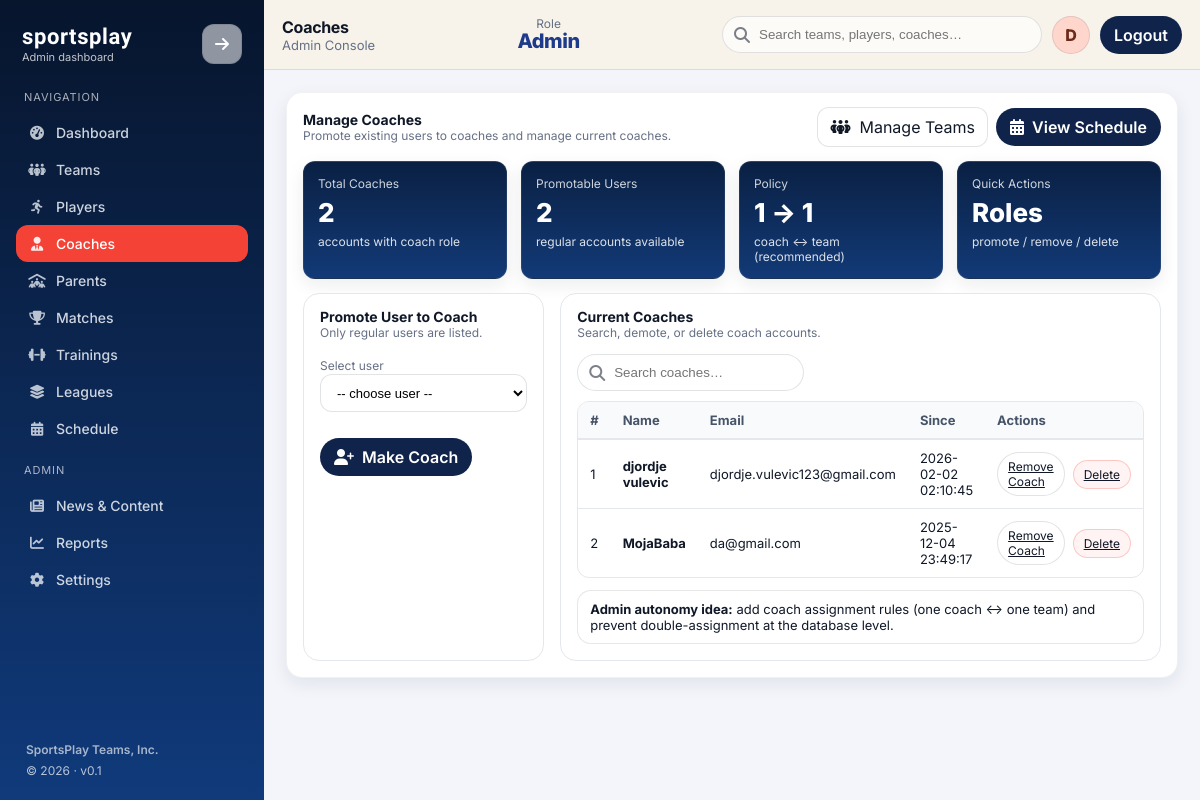
The page /website/admin-dash/admin_coaches.php (signed in) on the database its author committed.
### tables this page shows
CREATE TABLE `users` (
  `user_id` int(10) unsigned NOT NULL AUTO_INCREMENT,
  `email` varchar(255) NOT NULL,
  `password_hash` varchar(255) NOT NULL,
  `first_name` varchar(100) NOT NULL,
  `last_name` varchar(100) DEFAULT NULL,
  `phone` varchar(30) DEFAULT NULL,
  `created_at` timestamp NOT NULL DEFAULT current_timestamp(),
  `is_active` tinyint(1) NOT NULL DEFAULT 1,
  PRIMARY KEY (`user_id`),
  UNIQUE KEY `email` (`email`)
);

### website/config/config.php (called while the page is built, shortened)
<?php
$APP_URL_BASE = rtrim(str_replace('\\', '/', dirname($_SERVER['SCRIPT_NAME'] ?? '')), '/');
$APP_URL_BASE = preg_replace('#/(auth|admin-dash)$#', '', $APP_URL_BASE);
function app_url(string $path = ''): string {
    global $APP_URL_BASE;
    $path = ltrim($path, '/');
    return rtrim($APP_URL_BASE, '/') . '/' . $path;
}

### website/admin-dash/admin_coaches.php (the view, shortened to what this page needs)
<?php
require_once __DIR__ . '/../config/config.php';
$pageTitle = 'Coaches';
$activeNav = 'coaches';
$promotableUsers = $pdo->query(
    "SELECT u.user_id, u.first_name, u.last_name, u.email
     FROM users u
     WHERE u.is_active = 1
       AND NOT EXISTS (
         SELECT 1 FROM user_roles ur
         JOIN roles r ON r.role_id = ur.role_id
         WHERE ur.user_id = u.user_id AND r.role_name IN ('admin','coach')
       )
     ORDER BY u.first_name, u.last_name, u.email"
)->fetchAll();
$coaches = $pdo->query(
    "SELECT u.user_id, u.first_name, u.last_name, u.email, u.created_at
     FROM users u
     JOIN user_roles ur ON ur.user_id = u.user_id
     JOIN roles r ON r.role_id = ur.role_id
     WHERE r.role_name = 'coach'
     ORDER BY u.first_name, u.last_name, u.email"
)->fetchAll();
include __DIR__ . '/../includes/admin_header.php';
?>
<section class="sp-card">
  <div class="sp-card__hd">
    <div>
      <div class="sp-card__title">Manage Coaches</div>
      <div class="sp-card__sub">Promote existing users to coaches and manage current coaches.</div>
    </div>
    <div class="sp-actions">
      <a class="sp-btn sp-btn--ghost" href="admin_teams.php" style="text-decoration:none;"><i class="fa-solid fa-people-group"></i>&nbsp; Manage Teams</a>
      <a class="sp-btn sp-btn--pill" href="admin_schedule.php" style="text-decoration:none;"><i class="fa-solid fa-calendar-days"></i>&nbsp; View Schedule</a>
    </div>
  </div>
  <div class="sp-card__bd">
    <div class="sp-kpis" style="margin-bottom:14px;">
      <div class="sp-kpi">
        <div class="label">Total Coaches</div>
        <div class="value"><?php echo number_format(count($coaches)); ?></div>
        <div class="meta">accounts with coach role</div>
      </div>
      <div class="sp-kpi">
        <div class="label">Promotable Users</div>
        <div class="value"><?php echo number_format(count($promotableUsers)); ?></div>
        <div class="meta">regular accounts available</div>
      </div>
      <div class="sp-kpi">
        <div class="label">Policy</div>
        <div class="value">1 → 1</div>
        <div class="meta">coach ↔ team (recommended)</div>
      </div>
      <div class="sp-kpi">
        <div class="label">Quick Actions</div>
        <div class="value">Roles</div>
        <div class="meta">promote / remove / delete</div>
      </div>
    </div>
    <div class="sp-split">
      <div class="sp-card" style="box-shadow:none; border:1px solid var(--line);">
        <div class="sp-card__hd">
          <div>
            <div class="sp-card__title">Promote User to Coach</div>
            <div class="sp-card__sub">Only regular users are listed.</div>
          </div>
        </div>
        <div class="sp-card__bd">
          <form method="post" action="admin_coaches.php">
            <div class="sp-form-grid">
              <div class="sp-col-12">
                <label class="sp-card__sub" for="promote_user_id">Select user</label>
                <select id="promote_user_id" name="promote_user_id" class="sp-select" style="width:100%">
                  <option value="">-- choose user --</option>
                </select>
              </div>
              <div class="sp-col-12">
                <div class="sp-form-actions" style="justify-content:flex-start">
                  <button type="submit" class="sp-btn sp-btn--pill"><i class="fa-solid fa-user-plus"></i>&nbsp; Make Coach</button>
                </div>
              </div>
            </div>
          </form>
        </div>
      </div>
      <div class="sp-card" style="box-shadow:none; border:1px solid var(--line);">
        <div class="sp-card__hd">
          <div>
            <div class="sp-card__title">Current Coaches</div>
            <div class="sp-card__sub">Search, demote, or delete coach accounts.</div>
          </div>
        </div>
        <div class="sp-card__bd">
          <div class="sp-filterbar" style="margin-bottom:10px;">
            <div class="sp-filterbar__left">
              <div class="sp-search" style="width:100%">
                <i class="fa-solid fa-magnifying-glass icon"></i>
                <input data-table-search="#tblCoaches" type="text" placeholder="Search coaches…" style="width:100%; max-width:none" />
              </div>
            </div>
          </div>
          <div class="sp-table-wrap" style="max-height: 420px; border:1px solid var(--line)">
            <table id="tblCoaches" class="sp-table sp-table--light">
              <thead>
                <tr>
                  <th style="width:56px">#</th>
                  <th>Name</th>
                  <th>Email</th>
                  <th style="width:160px">Since</th>
                  <th style="width:220px">Actions</th>
                </tr>
              </thead>
              <tbody>
                <?php if (empty($coaches)): ?>
                  <tr><td colspan="5">No coaches yet.</td></tr>
                <?php else: ?>
                  <?php foreach ($coaches as $index => $c): ?>
                    <?php $full = trim($c['first_name'] . ' ' . ($c['last_name'] ?? '')); ?>
                    <tr>
                      <td><?php echo $index + 1; ?></td>
                      <td><strong><?php echo htmlspecialchars($full ?: '(no name)'); ?></strong></td>
                      <td><?php echo htmlspecialchars($c['email']); ?></td>
                      <td><?php echo htmlspecialchars($c['created_at']); ?></td>
                      <td>
                        <div class="sp-actions">
                          <a class="sp-btn-tag" href="admin_coaches.php?demote=<?php echo (int)$c['user_id']; ?>" onclick="return confirm('Remove coach status for this user?');">Remove Coach</a>
                          <a class="sp-btn-tag danger" href="admin_coaches.php?delete=<?php echo (int)$c['user_id']; ?>" onclick="return confirm('Delete this coach (user account) completely?');">Delete</a>
                        </div>
                      </td>
                    </tr>
                  <?php endforeach; ?>
                <?php endif; ?>
              </tbody>
            </table>
          </div>
          <div class="sp-alert" style="margin-top:12px">
            <strong>Admin autonomy idea:</strong> add coach assignment rules (one coach ↔ one team) and prevent double-assignment at the database level.
          </div>
        </div>
      </div>
    </div>
  </div>
</section>
<?php include __DIR__ . '/../includes/admin_footer.php'; ?>

### website/includes/admin_header.php (shortened to what this page needs)
<?php
$pageTitle = $pageTitle ?? 'Admin';
$activeNav = $activeNav ?? '';
$userName = $_SESSION['user_name'] ?? 'Admin';
$initial = strtoupper(substr(trim($userName), 0, 1));
?>
<!DOCTYPE html>
<html lang="en">
<head>
  <link rel="stylesheet" href="https://cdnjs.cloudflare.com/ajax/libs/font-awesome/6.5.0/css/all.min.css" />
  <link rel="stylesheet" href="../assets/css/admin-ui.css" />
</head>
<body>
  <div class="sp-admin">
    <?php include __DIR__ . '/admin_sidebar.php'; ?>
    <div class="sp-main">
      <header class="sp-topbar">
        <div class="sp-topbar__left">
          <div class="sp-breadcrumb">
            <div>
              <div class="sp-breadcrumb__title"><?php echo htmlspecialchars($pageTitle); ?></div>
              <div class="sp-role">Admin Console</div>
            </div>
          </div>
        </div>
        <div class="sp-topbar__center">
          <div class="sp-role-title" aria-label="Current role">
            <span class="label">Role</span>
            <span class="value">Admin</span>
          </div>
        </div>
        <div class="sp-topbar__right">
          <div class="sp-search" aria-label="Quick search">
            <i class="fa-solid fa-magnifying-glass icon"></i>
            <input type="text" placeholder="Search teams, players, coaches…" />
          </div>
          <div class="sp-avatar" title="<?php echo htmlspecialchars($userName); ?>">
            <?php echo htmlspecialchars($initial); ?>
          </div>
          <form method="post" action="<?php echo htmlspecialchars(app_url('auth/logout.php')); ?>" style="margin:0;">
            <button class="sp-btn sp-btn--pill" type="submit">Logout</button>
          </form>
        </div>
      </header>
      <main class="sp-content">

### website/includes/admin_sidebar.php
<?php
$activeNav = $activeNav ?? '';
$navPrimary = [
  ['key' => 'dashboard', 'label' => 'Dashboard', 'icon' => 'fa-gauge-high', 'href' => 'admin_dashboard.php'],
  ['key' => 'teams', 'label' => 'Teams', 'icon' => 'fa-people-group', 'href' => 'admin_teams.php'],
  ['key' => 'players', 'label' => 'Players', 'icon' => 'fa-person-running', 'href' => 'admin_players.php'],
  ['key' => 'coaches', 'label' => 'Coaches', 'icon' => 'fa-user-tie', 'href' => 'admin_coaches.php'],
  ['key' => 'parents', 'label' => 'Parents', 'icon' => 'fa-people-roof', 'href' => 'admin_parents.php'],
  ['key' => 'matches', 'label' => 'Matches', 'icon' => 'fa-trophy', 'href' => 'admin_matches.php'],
  ['key' => 'trainings', 'label' => 'Trainings', 'icon' => 'fa-dumbbell', 'href' => 'admin_trainings.php'],
  ['key' => 'leagues', 'label' => 'Leagues', 'icon' => 'fa-layer-group', 'href' => 'admin_leagues.php'],
  ['key' => 'schedule', 'label' => 'Schedule', 'icon' => 'fa-calendar-days', 'href' => 'admin_schedule.php'],
];
$navSecondary = [
  ['key' => 'content', 'label' => 'News & Content', 'icon' => 'fa-newspaper', 'href' => 'admin_content.php'],
  ['key' => 'reports', 'label' => 'Reports', 'icon' => 'fa-chart-line', 'href' => 'admin_reports.php'],
  ['key' => 'settings', 'label' => 'Settings', 'icon' => 'fa-gear', 'href' => 'admin_settings.php'],
];
?>
<aside class="sp-sidebar" aria-label="Admin navigation">
  <div class="sp-brand">
    <div class="sp-brand__mark">
      <div class="sp-brand__logo">sportsplay</div>
      <div class="sp-brand__sub">Admin dashboard</div>
    </div>
    <a href="admin_dashboard.php" class="sp-btn sp-btn--ghost" style="text-decoration:none; color:inherit;" title="Go to dashboard">
      <i class="fa-solid fa-arrow-right"></i>
    </a>
  </div>
  <div class="sp-sidebar__section-title">Navigation</div>
  <ul class="sp-nav">
    <?php foreach ($navPrimary as $item): ?>
      <li>
        <a href="<?php echo htmlspecialchars($item['href']); ?>" class="<?php echo ($activeNav === $item['key']) ? 'active' : ''; ?>">
          <span class="ico"><i class="fa-solid <?php echo htmlspecialchars($item['icon']); ?>"></i></span>
          <span><?php echo htmlspecialchars($item['label']); ?></span>
        </a>
      </li>
    <?php endforeach; ?>
    <li style="height:12px"></li>
    <li class="sp-sidebar__section-title" style="list-style:none; margin:4px 8px 10px;">Admin</li>
    <?php foreach ($navSecondary as $item): ?>
      <li>
        <a href="<?php echo htmlspecialchars($item['href']); ?>" class="<?php echo ($activeNav === $item['key']) ? 'active' : ''; ?>">
          <span class="ico"><i class="fa-solid <?php echo htmlspecialchars($item['icon']); ?>"></i></span>
          <span><?php echo htmlspecialchars($item['label']); ?></span>
        </a>
      </li>
    <?php endforeach; ?>
  </ul>
  <div class="sp-sidebar__footer">
    <div style="opacity:.9; font-weight:600;">SportsPlay Teams, Inc.</div>
    <div style="margin-top:6px;">&copy; <?php echo date('Y'); ?> · v0.1</div>
  </div>
</aside>

### website/includes/admin_footer.php (shortened to what this page needs)
      </main>
    </div>
  </div>
</body>
</html>

### rows shown on the page
users: first_name+last_name "djordje vulevic", email "djordje.vulevic123@gmail.com", created_at "2026-02-02 02:10:45"
users: first_name "MojaBaba", email "da@gmail.com", created_at "2025-12-04 23:49:17"

### other values the page prints
$item['label'] "Dashboard"
$item['label'] "Teams"
$item['label'] "Players"
$item['label'] "Coaches"
$item['label'] "Parents"
$item['label'] "Matches"
$item['label'] "Trainings"
$item['label'] "Leagues"
$item['label'] "Schedule"
$item['label'] "News & Content"
$item['label'] "Reports"
$item['label'] "Settings"
$pageTitle "Coaches"
$initial "D"
count($coaches) "2"
